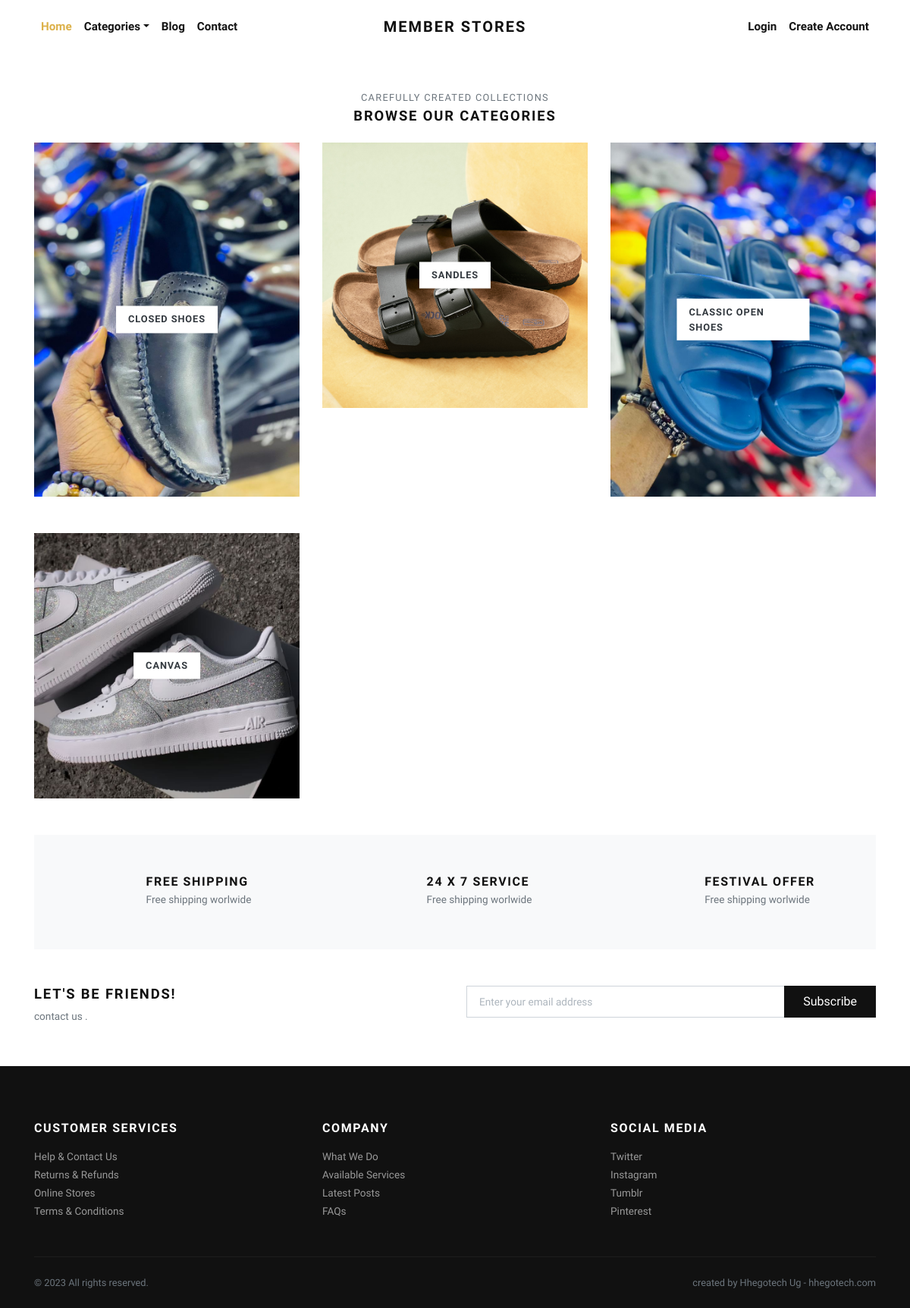
Page /categories/ on the committed database.
### store/models.py (models this page shows, shortened)
class Category(models.Model):
    title = models.CharField(max_length=50, verbose_name="Category Title")
    slug = models.SlugField(max_length=55, verbose_name="Category Slug")
    description = models.TextField(blank=True, verbose_name="Category Description")
    category_image = models.ImageField(upload_to='category', blank=True, null=True, verbose_name="Category Image")
    is_active = models.BooleanField(verbose_name="Is Active?")
    is_featured = models.BooleanField(verbose_name="Is Featured?")
    created_at = models.DateTimeField(auto_now_add=True, verbose_name="Created Date")
    updated_at = models.DateTimeField(auto_now=True, verbose_name="Updated Date")
    class Meta:
        verbose_name_plural = 'Categories'
        ordering = ('-created_at', )

### store/views.py (the view)
# urls.py: path('categories/', views.all_categories, name="all-categories"),
def all_categories(request):
    categories = Category.objects.filter(is_active=True)
    return render(request, 'store/categories.html', {'categories':categories})

### store/context_preprocessors.py (called while the page is built)
def store_menu(request):
    categories = Category.objects.filter(is_active=True)
    context = {
        'categories_menu': categories,
    }
    return context

def cart_menu(request):
    if request.user.is_authenticated:
        cart_items= Cart.objects.filter(user=request.user)
        context = {
            'cart_items': cart_items,
        }
    else:
        context = {}
    return context

### templates/store/categories.html (shortened to what this page needs)
{% extends 'base.html' %}
{% load static %}
      {% block content %}
      <div class="container">
        <section class="pt-5">
          <header class="text-center">
            <p class="small text-muted small text-uppercase mb-1">Carefully created collections</p>
            <h2 class="h5 text-uppercase mb-4">Browse our categories</h2>
          </header>
          <div class="row">
          {% if categories %}
            {% for category in categories %}
              <div class="col-md-4 mb-4 mb-md-5">
                <a class="category-item" href="{% url 'store:category-products' category.slug %}">
                  <strong class="category-item-title">{{ category.title }}</strong>
                </a>
              </div>
            {% endfor %}
          {% endif %}
          </div>
        </section>
        <section class="py-5 bg-light">
          <div class="container">
            <div class="row text-center">
              <div class="col-lg-4 mb-3 mb-lg-0">
                <div class="d-inline-block">
                  <div class="media align-items-end">
                    <svg class="svg-icon svg-icon-big svg-icon-light">
                      <use xlink:href="#delivery-time-1"> </use>
                    </svg>
                    <div class="media-body text-left ml-3">
                      <h6 class="text-uppercase mb-1">Free shipping</h6>
                      <p class="text-small mb-0 text-muted">Free shipping worlwide</p>
                    </div>
                  </div>
                </div>
              </div>
              <div class="col-lg-4 mb-3 mb-lg-0">
                <div class="d-inline-block">
                  <div class="media align-items-end">
                    <svg class="svg-icon svg-icon-big svg-icon-light">
                      <use xlink:href="#helpline-24h-1"> </use>
                    </svg>
                    <div class="media-body text-left ml-3">
                      <h6 class="text-uppercase mb-1">24 x 7 service</h6>
                      <p class="text-small mb-0 text-muted">Free shipping worlwide</p>
                    </div>
                  </div>
                </div>
              </div>
              <div class="col-lg-4">
                <div class="d-inline-block">
                  <div class="media align-items-end">
                    <svg class="svg-icon svg-icon-big svg-icon-light">
                      <use xlink:href="#label-tag-1"> </use>
                    </svg>
                    <div class="media-body text-left ml-3">
                      <h6 class="text-uppercase mb-1">Festival offer</h6>
                      <p class="text-small mb-0 text-muted">Free shipping worlwide</p>
                    </div>
                  </div>
                </div>
              </div>
            </div>
          </div>
        </section>
        <section class="py-5">
          <div class="container p-0">
            <div class="row">
              <div class="col-lg-6 mb-3 mb-lg-0">
                <h5 class="text-uppercase">Let's be friends!</h5>
                <p class="text-small text-muted mb-0">contact us .</p>
              </div>
              <div class="col-lg-6">
                <form action="#">
                  <div class="input-group flex-column flex-sm-row mb-3">
                    <input class="form-control form-control-lg py-3" type="email" placeholder="Enter your email address" aria-describedby="button-addon2">
                    <div class="input-group-append">
                      <button class="btn btn-dark btn-block" id="button-addon2" type="submit">Subscribe</button>
                    </div>
                  </div>
                </form>
              </div>
            </div>
          </div>
        </section>
      </div>
      {% endblock content %}

### memberstores/static/css/style.default.css (style rules this page uses)
.text-small { font-size: 0.85rem !important; }
strong { font-weight: 700; }
.category-item { display: block; position: relative; color: #343a40; transition: all 0.3s; }
.category-item-title { display: inline-block; padding: 0.5rem 1rem; background: #fff; text-transform: uppercase; letter-spacing: 0.07em; position: absolute; top: 50%; left: 50%; -webkit-transform: translate(-50%, -50%); transform: translate(-50%, -50%); box-shadow: 0 0 5px rgba(0, 0, 0, 0.07); font-size: 0.8rem; }
.text-uppercase { text-transform: uppercase; letter-spacing: 0.1em; }
.svg-icon { width: 32px; height: 32px; vertical-align: text-bottom; stroke: currentColor; stroke-width: 3; --layer1: currentColor; --layer2: currentColor; --layer3: currentColor; }
.svg-icon.svg-icon-light { stroke-width: 2; }
.svg-icon-big { width: 48px; height: 48px; }
.btn { font-weight: 400; border: 1px solid transparent; font-family: inherit; padding: 0.375rem 1.5rem; font-size: 1rem; line-height: 1.5; border-radius: 0; transition: color 0.15s ease-in-out, background-color 0.15s ease-in-out, border-color 0.15s ease-in-out, box-shadow 0.15s ease-in-out; }
.btn-dark { color: #fff; background-color: #111111; border-color: #111111; }
body { font-family: "Libre Franklin", sans-serif; font-size: 1rem; font-weight: 400; line-height: 1.5; color: #111111; background-color: #fff; }
a { color: #dcb14a; text-decoration: none; }
h1, h2, h3, h4, h5, h6, .h1, .h2, .h3, .h4, .h5, .h6 { margin-bottom: 0.5rem; font-family: inherit; font-weight: 900; line-height: 1.2; color: inherit; }
h2, .h2 { font-size: 1.9rem; }
h5, .h5 { font-size: 1.15rem; }
h6, .h6 { font-size: 1rem; }
small, .small { font-size: 80%; font-weight: 400; }
.bg-light { background-color: #f8f9fa !important; }
.form-control { padding: 0.375rem 0.75rem; font-size: 1rem; line-height: 1.5; color: #495057; background-color: #fff; border: 1px solid #ced4da; border-radius: 0; transition: border-color 0.15s ease-in-out, box-shadow 0.15s ease-in-out; }
.form-control::placeholder { color: #adb5bd; font-size: 0.85rem; font-weight: 400; }
.form-control-lg { padding: 0.5rem 1rem; font-size: 1rem; line-height: 1.5; border-radius: 0; }

### rows in the picture
Category: title "CLOSED SHOES"
Category: title "SANDLES"
Category: title "CLASSIC OPEN SHOES"
Category: title "CANVAS"
